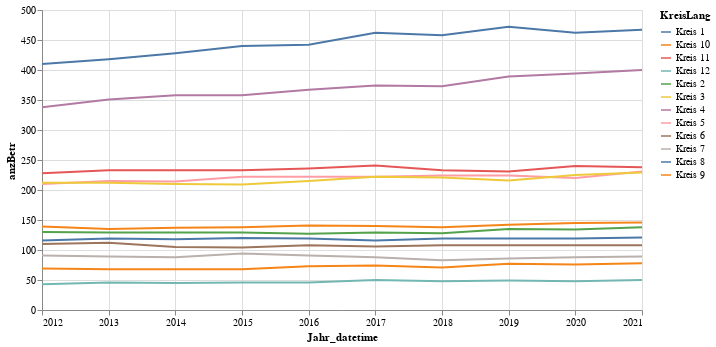

Write notebook code for a chart like this one.
### Code cell
alt.Chart(sum_gastrobetriebe_kreis.reset_index()).mark_line(strokeWidth=2).encode(
    x='Jahr_datetime',
    y='anzBetr',
    color='KreisLang',
    tooltip=['Jahr_datetime','KreisLang', 'anzBetr']
).properties(width=600, height=300).interactive()

### Figure 1 — Vega-Lite specification as saved in the notebook (floating-point values rounded to 4 significant figures)
{"config": {"view": {"continuousWidth": 400, "continuousHeight": 300}}, "data": {"name": "data-db145ac0dc7e5d7af95887eefad413e4"}, "mark": {"type": "line", "strokeWidth": 2}, "encoding": {"color": {"type": "nominal", "field": "KreisLang"}, "tooltip": [{"type": "temporal", "field": "Jahr_datetime"}, {"type": "nominal", "field": "KreisLang"}, {"type": "quantitative", "field": "anzBetr"}], "x": {"type": "temporal", "field": "Jahr_datetime"}, "y": {"type": "quantitative", "field": "anzBetr"}}, "height": 300, "selection": {"selector027": {"type": "interval", "bind": "scales", "encodings": ["x", "y"]}}, "width": 600, "$schema": "https://vega.github.io/schema/vega-lite/v4.8.1.json", "datasets": {"data-db145ac0dc7e5d7af95887eefad413e4": [{"KreisLang": "Kreis 1", "Jahr_datetime": "2019-01-01T00:00:00", "anzBetr": 472}, {"KreisLang": "Kreis 1", "Jahr_datetime": "2021-01-01T00:00:00", "anzBetr": 467}, {"KreisLang": "Kreis 1", "Jahr_datetime": "2017-01-01T00:00:00", "anzBetr": 462}, {"KreisLang": "Kreis 1", "Jahr_datetime": "2020-01-01T00:00:00", "anzBetr": 462}, {"KreisLang": "Kreis 1", "Jahr_datetime": "2018-01-01T00:00:00", "anzBetr": 458}, {"KreisLang": "Kreis 1", "Jahr_datetime": "2016-01-01T00:00:00", "anzBetr": 442}, {"KreisLang": "Kreis 1", "Jahr_datetime": "2015-01-01T00:00:00", "anzBetr": 440}, {"KreisLang": "Kreis 1", "Jahr_datetime": "2014-01-01T00:00:00", "anzBetr": 428}, {"KreisLang": "Kreis 1", "Jahr_datetime": "2013-01-01T00:00:00", "anzBetr": 418}, {"KreisLang": "Kreis 1", "Jahr_datetime": "2012-01-01T00:00:00", "anzBetr": 410}, {"KreisLang": "Kreis 4", "Jahr_datetime": "2021-01-01T00:00:00", "anzBetr": 400}, {"KreisLang": "Kreis 4", "Jahr_datetime": "2020-01-01T00:00:00", "anzBetr": 394}, {"KreisLang": "Kreis 4", "Jahr_datetime": "2019-01-01T00:00:00", "anzBetr": 389}, {"KreisLang": "Kreis 4", "Jahr_datetime": "2017-01-01T00:00:00", "anzBetr": 374}, {"KreisLang": "Kreis 4", "Jahr_datetime": "2018-01-01T00:00:00", "anzBetr": 373}, {"KreisLang": "Kreis 4", "Jahr_datetime": "2016-01-01T00:00:00", "anzBetr": 367}, {"KreisLang": "Kreis 4", "Jahr_datetime": "2015-01-01T00:00:00", "anzBetr": 358}, {"KreisLang": "Kreis 4", "Jahr_datetime": "2014-01-01T00:00:00", "anzBetr": 358}, {"KreisLang": "Kreis 4", "Jahr_datetime": "2013-01-01T00:00:00", "anzBetr": 351}, {"KreisLang": "Kreis 4", "Jahr_datetime": "2012-01-01T00:00:00", "anzBetr": 338}, {"KreisLang": "Kreis 11", "Jahr_datetime": "2017-01-01T00:00:00", "anzBetr": 241}, {"KreisLang": "Kreis 11", "Jahr_datetime": "2020-01-01T00:00:00", "anzBetr": 240}, {"KreisLang": "Kreis 11", "Jahr_datetime": "2021-01-01T00:00:00", "anzBetr": 238}, {"KreisLang": "Kreis 11", "Jahr_datetime": "2016-01-01T00:00:00", "anzBetr": 236}, {"KreisLang": "Kreis 11", "Jahr_datetime": "2013-01-01T00:00:00", "anzBetr": 233}, {"KreisLang": "Kreis 11", "Jahr_datetime": "2014-01-01T00:00:00", "anzBetr": 233}, {"KreisLang": "Kreis 11", "Jahr_datetime": "2015-01-01T00:00:00", "anzBetr": 233}, {"KreisLang": "Kreis 11", "Jahr_datetime": "2018-01-01T00:00:00", "anzBetr": 233}, {"KreisLang": "Kreis 11", "Jahr_datetime": "2019-01-01T00:00:00", "anzBetr": 231}, {"KreisLang": "Kreis 5", "Jahr_datetime": "2021-01-01T00:00:00", "anzBetr": 231}, {"KreisLang": "Kreis 3", "Jahr_datetime": "2021-01-01T00:00:00", "anzBetr": 229}, {"KreisLang": "Kreis 11", "Jahr_datetime": "2012-01-01T00:00:00", "anzBetr": 228}, {"KreisLang": "Kreis 3", "Jahr_datetime": "2020-01-01T00:00:00", "anzBetr": 225}, {"KreisLang": "Kreis 5", "Jahr_datetime": "2019-01-01T00:00:00", "anzBetr": 224}, {"KreisLang": "Kreis 5", "Jahr_datetime": "2018-01-01T00:00:00", "anzBetr": 224}, {"KreisLang": "Kreis 3", "Jahr_datetime": "2017-01-01T00:00:00", "anzBetr": 222}, {"KreisLang": "Kreis 5", "Jahr_datetime": "2017-01-01T00:00:00", "anzBetr": 222}, {"KreisLang": "Kreis 5", "Jahr_datetime": "2015-01-01T00:00:00", "anzBetr": 222}, {"KreisLang": "Kreis 5", "Jahr_datetime": "2016-01-01T00:00:00", "anzBetr": 222}, {"KreisLang": "Kreis 3", "Jahr_datetime": "2018-01-01T00:00:00", "anzBetr": 221}, {"KreisLang": "Kreis 5", "Jahr_datetime": "2020-01-01T00:00:00", "anzBetr": 220}, {"KreisLang": "Kreis 3", "Jahr_datetime": "2019-01-01T00:00:00", "anzBetr": 216}, {"KreisLang": "Kreis 5", "Jahr_datetime": "2013-01-01T00:00:00", "anzBetr": 215}, {"KreisLang": "Kreis 3", "Jahr_datetime": "2016-01-01T00:00:00", "anzBetr": 215}, {"KreisLang": "Kreis 5", "Jahr_datetime": "2014-01-01T00:00:00", "anzBetr": 214}, {"KreisLang": "Kreis 3", "Jahr_datetime": "2012-01-01T00:00:00", "anzBetr": 212}, {"KreisLang": "Kreis 3", "Jahr_datetime": "2013-01-01T00:00:00", "anzBetr": 212}, {"KreisLang": "Kreis 3", "Jahr_datetime": "2014-01-01T00:00:00", "anzBetr": 210}, {"KreisLang": "Kreis 5", "Jahr_datetime": "2012-01-01T00:00:00", "anzBetr": 210}, {"KreisLang": "Kreis 3", "Jahr_datetime": "2015-01-01T00:00:00", "anzBetr": 209}, {"KreisLang": "Kreis 9", "Jahr_datetime": "2021-01-01T00:00:00", "anzBetr": 146}, {"KreisLang": "Kreis 9", "Jahr_datetime": "2020-01-01T00:00:00", "anzBetr": 145}, {"KreisLang": "Kreis 9", "Jahr_datetime": "2019-01-01T00:00:00", "anzBetr": 142}, {"KreisLang": "Kreis 9", "Jahr_datetime": "2016-01-01T00:00:00", "anzBetr": 141}, {"KreisLang": "Kreis 9", "Jahr_datetime": "2017-01-01T00:00:00", "anzBetr": 140}, {"KreisLang": "Kreis 9", "Jahr_datetime": "2012-01-01T00:00:00", "anzBetr": 139}, {"KreisLang": "Kreis 9", "Jahr_datetime": "2018-01-01T00:00:00", "anzBetr": 138}, {"KreisLang": "Kreis 9", "Jahr_datetime": "2015-01-01T00:00:00", "anzBetr": 138}, {"KreisLang": "Kreis 2", "Jahr_datetime": "2021-01-01T00:00:00", "anzBetr": 138}, {"KreisLang": "Kreis 9", "Jahr_datetime": "2014-01-01T00:00:00", "anzBetr": 137}, {"KreisLang": "Kreis 2", "Jahr_datetime": "2019-01-01T00:00:00", "anzBetr": 135}, {"KreisLang": "Kreis 9", "Jahr_datetime": "2013-01-01T00:00:00", "anzBetr": 135}, {"KreisLang": "Kreis 2", "Jahr_datetime": "2020-01-01T00:00:00", "anzBetr": 134}, {"KreisLang": "Kreis 2", "Jahr_datetime": "2012-01-01T00:00:00", "anzBetr": 130}, {"KreisLang": "Kreis 2", "Jahr_datetime": "2015-01-01T00:00:00", "anzBetr": 129}, {"KreisLang": "Kreis 2", "Jahr_datetime": "2014-01-01T00:00:00", "anzBetr": 129}, {"KreisLang": "Kreis 2", "Jahr_datetime": "2017-01-01T00:00:00", "anzBetr": 129}, {"KreisLang": "Kreis 2", "Jahr_datetime": "2013-01-01T00:00:00", "anzBetr": 129}, {"KreisLang": "Kreis 2", "Jahr_datetime": "2018-01-01T00:00:00", "anzBetr": 128}, {"KreisLang": "Kreis 2", "Jahr_datetime": "2016-01-01T00:00:00", "anzBetr": 127}, {"KreisLang": "Kreis 8", "Jahr_datetime": "2021-01-01T00:00:00", "anzBetr": 121}, {"KreisLang": "Kreis 8", "Jahr_datetime": "2015-01-01T00:00:00", "anzBetr": 120}, {"KreisLang": "Kreis 8", "Jahr_datetime": "2013-01-01T00:00:00", "anzBetr": 119}, {"KreisLang": "Kreis 8", "Jahr_datetime": "2016-01-01T00:00:00", "anzBetr": 119}, {"KreisLang": "Kreis 8", "Jahr_datetime": "2019-01-01T00:00:00", "anzBetr": 119}, {"KreisLang": "Kreis 8", "Jahr_datetime": "2018-01-01T00:00:00", "anzBetr": 119}, {"KreisLang": "Kreis 8", "Jahr_datetime": "2020-01-01T00:00:00", "anzBetr": 119}, {"KreisLang": "Kreis 8", "Jahr_datetime": "2014-01-01T00:00:00", "anzBetr": 118}, {"KreisLang": "Kreis 8", "Jahr_datetime": "2012-01-01T00:00:00", "anzBetr": 116}, {"KreisLang": "Kreis 8", "Jahr_datetime": "2017-01-01T00:00:00", "anzBetr": 116}, {"KreisLang": "Kreis 6", "Jahr_datetime": "2013-01-01T00:00:00", "anzBetr": 112}, {"KreisLang": "Kreis 6", "Jahr_datetime": "2012-01-01T00:00:00", "anzBetr": 110}, {"KreisLang": "Kreis 6", "Jahr_datetime": "2018-01-01T00:00:00", "anzBetr": 108}, {"KreisLang": "Kreis 6", "Jahr_datetime": "2020-01-01T00:00:00", "anzBetr": 108}, {"KreisLang": "Kreis 6", "Jahr_datetime": "2019-01-01T00:00:00", "anzBetr": 108}, {"KreisLang": "Kreis 6", "Jahr_datetime": "2021-01-01T00:00:00", "anzBetr": 108}, {"KreisLang": "Kreis 6", "Jahr_datetime": "2016-01-01T00:00:00", "anzBetr": 108}, {"KreisLang": "Kreis 6", "Jahr_datetime": "2017-01-01T00:00:00", "anzBetr": 106}, {"KreisLang": "Kreis 6", "Jahr_datetime": "2014-01-01T00:00:00", "anzBetr": 105}, {"KreisLang": "Kreis 6", "Jahr_datetime": "2015-01-01T00:00:00", "anzBetr": 104}, {"KreisLang": "Kreis 7", "Jahr_datetime": "2015-01-01T00:00:00", "anzBetr": 94}, {"KreisLang": "Kreis 7", "Jahr_datetime": "2012-01-01T00:00:00", "anzBetr": 91}, {"KreisLang": "Kreis 7", "Jahr_datetime": "2016-01-01T00:00:00", "anzBetr": 91}, {"KreisLang": "Kreis 7", "Jahr_datetime": "2013-01-01T00:00:00", "anzBetr": 89}, {"KreisLang": "Kreis 7", "Jahr_datetime": "2021-01-01T00:00:00", "anzBetr": 89}, {"KreisLang": "Kreis 7", "Jahr_datetime": "2014-01-01T00:00:00", "anzBetr": 88}, {"KreisLang": "Kreis 7", "Jahr_datetime": "2017-01-01T00:00:00", "anzBetr": 88}, {"KreisLang": "Kreis 7", "Jahr_datetime": "2020-01-01T00:00:00", "anzBetr": 88}, {"KreisLang": "Kreis 7", "Jahr_datetime": "2019-01-01T00:00:00", "anzBetr": 86}, {"KreisLang": "Kreis 7", "Jahr_datetime": "2018-01-01T00:00:00", "anzBetr": 83}, {"KreisLang": "Kreis 10", "Jahr_datetime": "2021-01-01T00:00:00", "anzBetr": 78}, {"KreisLang": "Kreis 10", "Jahr_datetime": "2019-01-01T00:00:00", "anzBetr": 77}, {"KreisLang": "Kreis 10", "Jahr_datetime": "2020-01-01T00:00:00", "anzBetr": 76}, {"KreisLang": "Kreis 10", "Jahr_datetime": "2017-01-01T00:00:00", "anzBetr": 74}, {"KreisLang": "Kreis 10", "Jahr_datetime": "2016-01-01T00:00:00", "anzBetr": 73}, {"KreisLang": "Kreis 10", "Jahr_datetime": "2018-01-01T00:00:00", "anzBetr": 71}, {"KreisLang": "Kreis 10", "Jahr_datetime": "2012-01-01T00:00:00", "anzBetr": 69}, {"KreisLang": "Kreis 10", "Jahr_datetime": "2013-01-01T00:00:00", "anzBetr": 68}, {"KreisLang": "Kreis 10", "Jahr_datetime": "2014-01-01T00:00:00", "anzBetr": 68}, {"KreisLang": "Kreis 10", "Jahr_datetime": "2015-01-01T00:00:00", "anzBetr": 68}, {"KreisLang": "Kreis 12", "Jahr_datetime": "2017-01-01T00:00:00", "anzBetr": 50}, {"KreisLang": "Kreis 12", "Jahr_datetime": "2021-01-01T00:00:00", "anzBetr": 50}, {"KreisLang": "Kreis 12", "Jahr_datetime": "2019-01-01T00:00:00", "anzBetr": 49}, {"KreisLang": "Kreis 12", "Jahr_datetime": "2018-01-01T00:00:00", "anzBetr": 48}, {"KreisLang": "Kreis 12", "Jahr_datetime": "2020-01-01T00:00:00", "anzBetr": 48}, {"KreisLang": "Kreis 12", "Jahr_datetime": "2016-01-01T00:00:00", "anzBetr": 46}, {"KreisLang": "Kreis 12", "Jahr_datetime": "2013-01-01T00:00:00", "anzBetr": 46}, {"KreisLang": "Kreis 12", "Jahr_datetime": "2015-01-01T00:00:00", "anzBetr": 46}, {"KreisLang": "Kreis 12", "Jahr_datetime": "2014-01-01T00:00:00", "anzBetr": 45}, {"KreisLang": "Kreis 12", "Jahr_datetime": "2012-01-01T00:00:00", "anzBetr": 43}]}}
